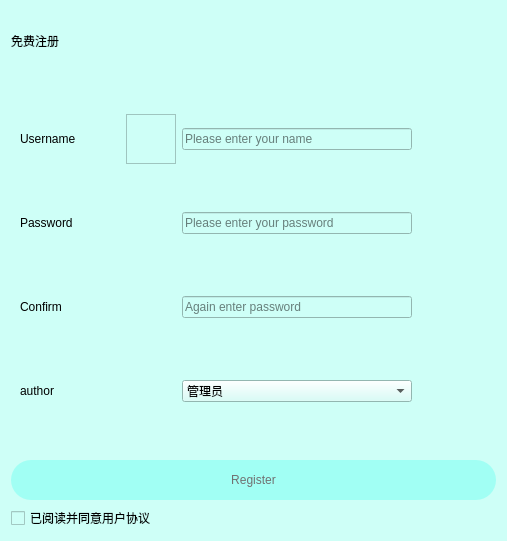
<?xml version="1.0" encoding="UTF-8"?>
<ui version="4.0">
 <class>page_register</class>
 <widget class="QWidget" name="page_register">
  <property name="geometry">
   <rect>
    <x>0</x>
    <y>0</y>
    <width>507</width>
    <height>541</height>
   </rect>
  </property>
  <property name="windowTitle">
   <string>Register</string>
  </property>
  <property name="windowIcon">
   <iconset resource="res.qrc">
    <normaloff>:/supergroup48.png</normaloff>:/supergroup48.png</iconset>
  </property>
  <property name="styleSheet">
   <string notr="true">background-color:rgb(206, 255, 247);
</string>
  </property>
  <layout class="QGridLayout" name="gridLayout_2">
   <item row="1" column="0">
    <widget class="QWidget" name="widget" native="true">
     <layout class="QGridLayout" name="gridLayout">
      <item row="3" column="2">
       <widget class="QComboBox" name="authorComboBox">
        <item>
         <property name="text">
          <string>管理员</string>
         </property>
        </item>
        <item>
         <property name="text">
          <string>员工</string>
         </property>
        </item>
       </widget>
      </item>
      <item row="1" column="2">
       <widget class="QLineEdit" name="passwordLineEdit">
        <property name="minimumSize">
         <size>
          <width>230</width>
          <height>0</height>
         </size>
        </property>
        <property name="placeholderText">
         <string>Please enter your password</string>
        </property>
       </widget>
      </item>
      <item row="0" column="0">
       <widget class="QLabel" name="label_2">
        <property name="minimumSize">
         <size>
          <width>100</width>
          <height>0</height>
         </size>
        </property>
        <property name="text">
         <string>Username</string>
        </property>
       </widget>
      </item>
      <item row="2" column="2">
       <widget class="QLineEdit" name="confirmLineEdit">
        <property name="minimumSize">
         <size>
          <width>230</width>
          <height>0</height>
         </size>
        </property>
        <property name="placeholderText">
         <string>Again enter password</string>
        </property>
       </widget>
      </item>
      <item row="1" column="0">
       <widget class="QLabel" name="label_3">
        <property name="minimumSize">
         <size>
          <width>100</width>
          <height>0</height>
         </size>
        </property>
        <property name="text">
         <string>Password</string>
        </property>
       </widget>
      </item>
      <item row="2" column="0">
       <widget class="QLabel" name="label_5">
        <property name="minimumSize">
         <size>
          <width>100</width>
          <height>0</height>
         </size>
        </property>
        <property name="text">
         <string>Confirm</string>
        </property>
       </widget>
      </item>
      <item row="0" column="3">
       <spacer name="horizontalSpacer">
        <property name="orientation">
         <enum>Qt::Horizontal</enum>
        </property>
        <property name="sizeHint" stdset="0">
         <size>
          <width>40</width>
          <height>20</height>
         </size>
        </property>
       </spacer>
      </item>
      <item row="0" column="2">
       <widget class="QLineEdit" name="uerLineEdit">
        <property name="minimumSize">
         <size>
          <width>230</width>
          <height>0</height>
         </size>
        </property>
        <property name="placeholderText">
         <string>Please enter your name</string>
        </property>
       </widget>
      </item>
      <item row="3" column="0">
       <widget class="QLabel" name="label_4">
        <property name="minimumSize">
         <size>
          <width>100</width>
          <height>0</height>
         </size>
        </property>
        <property name="text">
         <string>author</string>
        </property>
       </widget>
      </item>
      <item row="0" column="1">
       <widget class="QFrame" name="frame">
        <property name="minimumSize">
         <size>
          <width>50</width>
          <height>50</height>
         </size>
        </property>
        <property name="styleSheet">
         <string notr="true">border-image: url(:/平台管理—用户管理.png);</string>
        </property>
        <property name="frameShape">
         <enum>QFrame::StyledPanel</enum>
        </property>
        <property name="frameShadow">
         <enum>QFrame::Raised</enum>
        </property>
       </widget>
      </item>
      <item row="1" column="1">
       <widget class="QWidget" name="widget_2" native="true">
        <property name="minimumSize">
         <size>
          <width>50</width>
          <height>50</height>
         </size>
        </property>
        <property name="styleSheet">
         <string notr="true">border-image: url(:/密码.png);</string>
        </property>
       </widget>
      </item>
      <item row="2" column="1">
       <widget class="QWidget" name="widget_3" native="true">
        <property name="minimumSize">
         <size>
          <width>50</width>
          <height>50</height>
         </size>
        </property>
        <property name="styleSheet">
         <string notr="true">border-image: url(:/密码.png);</string>
        </property>
       </widget>
      </item>
      <item row="3" column="1">
       <widget class="QWidget" name="widget_4" native="true">
        <property name="minimumSize">
         <size>
          <width>50</width>
          <height>50</height>
         </size>
        </property>
        <property name="styleSheet">
         <string notr="true">border-image: url(:/supergroup48.png);</string>
        </property>
       </widget>
      </item>
     </layout>
    </widget>
   </item>
   <item row="2" column="0">
    <widget class="QPushButton" name="registerButton">
     <property name="minimumSize">
      <size>
       <width>300</width>
       <height>40</height>
      </size>
     </property>
     <property name="styleSheet">
      <string notr="true">QPushButton#registerButton{
font: 900 14pt &quot;Noto Sans&quot;;
background-color:rgb(161, 255, 244);
color:rgb(113, 113, 113);
border-radius:20px;
}
QPushButton#registerButton:hover{
	background-color: rgb(255, 255, 255);
	color: rgb(0, 0, 0);
	font: 900 14pt &quot;Noto Sans&quot;;
}
</string>
     </property>
     <property name="text">
      <string>Register</string>
     </property>
    </widget>
   </item>
   <item row="0" column="0">
    <widget class="QLabel" name="label">
     <property name="maximumSize">
      <size>
       <width>16777215</width>
       <height>60</height>
      </size>
     </property>
     <property name="styleSheet">
      <string notr="true">font: 14pt &quot;Noto Sans&quot;;</string>
     </property>
     <property name="text">
      <string>免费注册</string>
     </property>
    </widget>
   </item>
   <item row="3" column="0">
    <widget class="QCheckBox" name="checkBox">
     <property name="text">
      <string>已阅读并同意用户协议</string>
     </property>
    </widget>
   </item>
  </layout>
 </widget>
 <resources>
  <include location="res.qrc"/>
 </resources>
 <connections/>
</ui>
